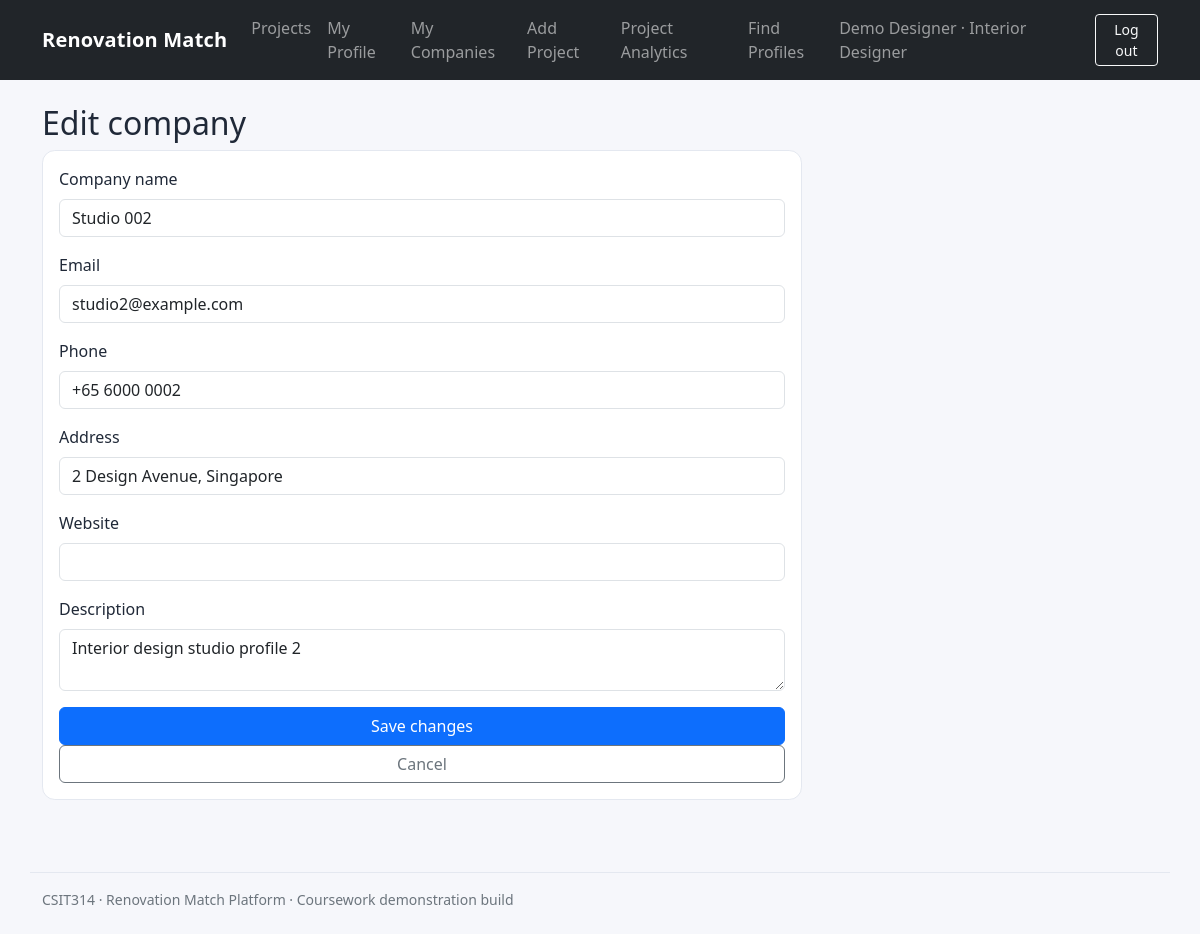
/companies/2/edit (signed in), run on the app's committed database.
### tables this page shows
CREATE TABLE users (
                id INTEGER PRIMARY KEY AUTOINCREMENT,
                username TEXT NOT NULL UNIQUE,
                email TEXT NOT NULL UNIQUE,
                password_hash TEXT NOT NULL,
                role TEXT NOT NULL CHECK(role IN
                    ('USER_ADMIN','INTERIOR_DESIGNER','CUSTOMER','PLATFORM_MANAGER')),
                full_name TEXT NOT NULL,
                status TEXT NOT NULL DEFAULT 'ACTIVE'
                    CHECK(status IN ('ACTIVE','SUSPENDED')),
                created_at TEXT NOT NULL
            );

CREATE TABLE companies (
                id INTEGER PRIMARY KEY AUTOINCREMENT,
                owner_id INTEGER NOT NULL REFERENCES users(id),
                name TEXT NOT NULL,
                description TEXT DEFAULT '',
                phone TEXT DEFAULT '',
                email TEXT DEFAULT '',
                address TEXT DEFAULT '',
                website TEXT DEFAULT '',
                created_at TEXT NOT NULL,
                updated_at TEXT NOT NULL
            );

### backend/app/boundary/update_company_boundary.py (the view)
@bp.route("/companies/<int:company_id>/edit", methods=["GET", "POST"])
@roles_required("INTERIOR_DESIGNER", "USER_ADMIN")
def company_edit(company_id: int):
    boundary = UpdateCompanyBoundary()
    if request.method == "POST":
        return boundary.submit_form(company_id, request.form.to_dict())
    return boundary.display_page(company_id)

### backend/app/boundary/update_company_boundary.py (called while the page is built)
    def display_page(self, company_id: int):
        found, row = ViewCompanyController().view_company(current_user(), company_id)
        if not found:
            abort_on_access_error(row)
        self.row = row
        return render_template("company_form.html", row=row)

### backend/app/controller/view_company_controller.py (called while the page is built)
    def view_company(self, actor: dict, company_id: int):
        try:
            company = Company.view_company(company_id)
            if not company:
                return False, NOT_FOUND
            if actor["role"] == "INTERIOR_DESIGNER" and company["owner_id"] != actor["id"]:
                return False, FORBIDDEN
            return True, company
        except Exception as e:
            return False, str(e)

### backend/app/entity/company.py (called while the page is built)
    @staticmethod
    def view_company(company_id: int):
        return db.one("SELECT * FROM companies WHERE id=?", (company_id,))

### backend/app/entity/user_account.py (called while the page is built)
    @staticmethod
    def view_user_account(user_id: int):
        return db.one("SELECT * FROM users WHERE id=?", (user_id,))

### backend/app/services/auth.py (called while the page is built)
def load_current_user() -> None:
    uid = session.get("user_id")
    g.current_user = UserAccount.view_user_account(uid) if uid else None
    if g.current_user and g.current_user["status"] != "ACTIVE":
        session.clear()
        g.current_user = None

def current_user() -> dict | None:
    return g.get("current_user")

def roles_required(*roles: str):
    def decorator(fn: Callable):
        @wraps(fn)
        def wrapper(*args, **kwargs):
            user = current_user()
            if not user:
                if request.path.startswith("/api/"):
                    return jsonify(error="Login required"), 401
                flash("Please log in to continue.", "warning")
                return redirect(url_for("login_user_account.login"))
            if user["role"] not in roles:
                if request.path.startswith("/api/"):
                    return jsonify(error="You do not have permission for this action."), 403
                abort(403)
            return fn(*args, **kwargs)
        return wrapper
    return decorator

### backend/app/services/database.py (called while the page is built)
    def connect(self) -> sqlite3.Connection:
        conn = sqlite3.connect(self.path)
        conn.row_factory = sqlite3.Row
        conn.execute("PRAGMA foreign_keys = ON")
        return conn

    def one(self, sql: str, params: tuple = ()) -> sqlite3.Row | None:
        with self.connect() as conn:
            return conn.execute(sql, params).fetchone()

### frontend/templates/company_form.html
{% extends "base.html" %}{% block title %}Edit company{% endblock %}
{% block content %}<h1 class="h2">Edit company</h1><form method="post" class="card card-body form-card">
{% for key,label in [('name','Company name'),('email','Email'),('phone','Phone'),('address','Address'),('website','Website')] %}<div class="mb-3"><label class="form-label">{{ label }}</label><input class="form-control" name="{{ key }}" value="{{ row[key] or '' }}" {% if key=='name' %}required{% endif %}></div>{% endfor %}
<div class="mb-3"><label class="form-label">Description</label><textarea class="form-control" name="description">{{ row.description }}</textarea></div><button class="btn btn-primary">Save changes</button> <a class="btn btn-outline-secondary" href="{{ url_for('view_company.companies') }}">Cancel</a></form>{% endblock %}

### frontend/templates/base.html (shortened to what this page needs)
<!doctype html>
<html lang="en">
<head>
  <link href="https://cdn.jsdelivr.net/npm/bootstrap@5.3.3/dist/css/bootstrap.min.css" rel="stylesheet">
  <link href="{{ url_for('static', filename='style.css') }}" rel="stylesheet">
</head>
<body>
<nav class="navbar navbar-expand-lg navbar-dark bg-dark">
  <div class="container">
    <a class="navbar-brand" href="{{ url_for('view_dashboard.dashboard') if current_user else url_for('login_user_account.login') }}">Renovation Match</a>
    {% if current_user %}
    <div class="collapse navbar-collapse" id="nav">
      <ul class="navbar-nav me-auto">
        <li class="nav-item"><a class="nav-link" href="{{ url_for('view_project.projects') }}">Projects</a></li>
        <li class="nav-item"><a class="nav-link" href="{{ url_for('view_user_profile.profile') }}">My Profile</a></li>
        {% if current_user.role == 'USER_ADMIN' %}
          <li class="nav-item"><a class="nav-link" href="{{ url_for('view_user_account.users_list') }}">Users</a></li>
          <li class="nav-item"><a class="nav-link" href="{{ url_for('search_user_profile.profiles_search') }}">Profiles</a></li>
          <li class="nav-item"><a class="nav-link" href="{{ url_for('view_company.companies') }}">Companies</a></li>
          <li class="nav-item"><a class="nav-link" href="{{ url_for('view_category.categories') }}">Categories</a></li>
        {% elif current_user.role == 'INTERIOR_DESIGNER' %}
          <li class="nav-item"><a class="nav-link" href="{{ url_for('view_company.companies') }}">My Companies</a></li>
          <li class="nav-item"><a class="nav-link" href="{{ url_for('create_project.project_new') }}">Add Project</a></li>
          <li class="nav-item"><a class="nav-link" href="{{ url_for('view_project_analytics.analytics') }}">Project Analytics</a></li>
          <li class="nav-item"><a class="nav-link" href="{{ url_for('search_user_profile.profiles_search') }}">Find Profiles</a></li>
        {% elif current_user.role == 'CUSTOMER' %}
          <li class="nav-item"><a class="nav-link" href="{{ url_for('view_favourites.shortlist') }}">My Shortlist</a></li>
          <li class="nav-item"><a class="nav-link" href="{{ url_for('compare_favourites.compare') }}">Compare</a></li>
        {% endif %}
      </ul>
      <span class="navbar-text me-3">{{ current_user.full_name }} · {{ current_user.role.replace('_',' ').title() }}</span>
      <form method="post" action="{{ url_for('logout_user_account.logout') }}"><button class="btn btn-outline-light btn-sm">Log out</button></form>
    </div>
    {% endif %}
  </div>
</nav>
<main class="container py-4">
  {% block content %}{% endblock %}
</main>
<footer class="container pb-4 small text-secondary">CSIT314 · Renovation Match Platform · Coursework demonstration build</footer>
</body></html>

### frontend/static/style.css (style rules this page uses)
body { background: #f6f7fb; color: #202938; }
.navbar-brand { font-weight: 700; letter-spacing: .2px; }
.card { border: 1px solid #e4e8f0; border-radius: .8rem; }
.form-card { max-width: 760px; }
footer { border-top: 1px solid #e4e8f0; margin-top: 3rem; padding-top: 1rem; }

### data on the page
users: full_name "Demo Designer", role.replace "Interior Designer"
companies: name "Studio 002" "studio2@example.com" "+65 6000 0002" "2 Design Avenue, Singapore", description "Interior design studio profile 2"

### other printed values
{{ label }} "Company name" "Email" "Phone" "Address" "Website"
